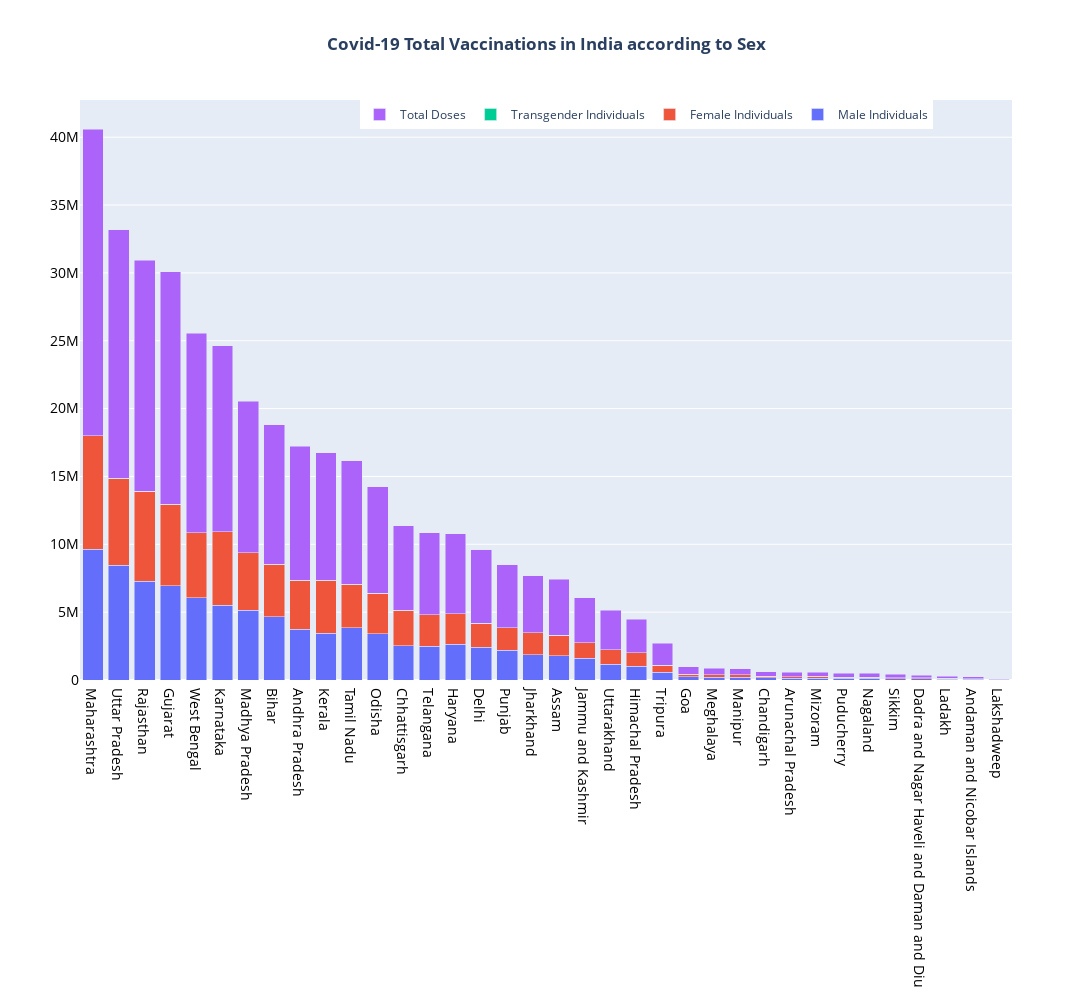

The code cell stored with this chart in its notebook:
### Markdown cell above
### Plot denoting the total number of doses administered in each of the states with respect to Gender

### Code cell
fig = go.Figure(go.Bar(x= StateVaccineLatest.State, y= StateVaccineLatest['Male (Doses Administered)'], name='Male Individuals'))
fig.add_trace(go.Bar(x=StateVaccineLatest.State, y= StateVaccineLatest['Female (Doses Administered)'], name='Female Individuals'))
fig.add_trace(go.Bar(x=StateVaccineLatest.State, y= StateVaccineLatest['Transgender (Doses Administered)'], name='Transgender Individuals'))
fig.add_trace(go.Bar(x=StateVaccineLatest.State, y= StateVaccineLatest['Total Doses Administered'], name='Total Doses'))


fig.update_layout(barmode='stack',legend_orientation="h",legend=dict(x= 0.3, y=1.0),
                  xaxis={'categoryorder':'total descending'},
                 title_text='<b>Covid-19 Total Vaccinations in India according to Sex<b>',
                  title_x=0.5,
                  width= 1100,
                  height= 1000
                 )
fig.update_xaxes(tickfont=dict(color='black', size=14))
fig.update_yaxes(tickfont=dict(color='black', size=14))
fig.show()

### Figure 1 — Plotly figure (JSON) as saved in the notebook; plotly's stock layout.template omitted (floating-point values rounded to 4 significant figures)
{"data": [{"name": "Male Individuals", "type": "bar", "x": ["Ladakh", "Lakshadweep", "Tripura", "Goa", "Himachal Pradesh", "Sikkim", "Dadra and Nagar Haveli and Daman and Diu", "Andaman and Nicobar Islands", "Chandigarh", "Delhi", "Mizoram", "Uttarakhand", "Kerala", "Jammu and Kashmir", "Gujarat", "Rajasthan", "Chhattisgarh", "Haryana", "Arunachal Pradesh", "Karnataka", "Puducherry", "Maharashtra", "Odisha", "Punjab", "Telangana", "Manipur", "Andhra Pradesh", "Meghalaya", "Madhya Pradesh", "West Bengal", "Nagaland", "Assam", "Jharkhand", "Tamil Nadu", "Bihar", "Uttar Pradesh"], "y": [65668, 14936, 571702, 222586, 1007279, 96695, 107652, 58809, 154057, 2429400, 136218, 1148414, 3434903, 1610368, 6954068, 7273533, 2510498, 2644942, 142969, 5519056, 112327, 9651880, 3398688, 2186630, 2484686, 216156, 3757692, 203018, 5145393, 6050228, 126950, 1793541, 1874952, 3865164, 4667304, 8457244]}, {"name": "Female Individuals", "type": "bar", "x": ["Ladakh", "Lakshadweep", "Tripura", "Goa", "Himachal Pradesh", "Sikkim", "Dadra and Nagar Haveli and Daman and Diu", "Andaman and Nicobar Islands", "Chandigarh", "Delhi", "Mizoram", "Uttarakhand", "Kerala", "Jammu and Kashmir", "Gujarat", "Rajasthan", "Chhattisgarh", "Haryana", "Arunachal Pradesh", "Karnataka", "Puducherry", "Maharashtra", "Odisha", "Punjab", "Telangana", "Manipur", "Andhra Pradesh", "Meghalaya", "Madhya Pradesh", "West Bengal", "Nagaland", "Assam", "Jharkhand", "Tamil Nadu", "Bihar", "Uttar Pradesh"], "y": [56522, 11749, 531256, 211234, 1015007, 82600, 62425, 50269, 120512, 1764775, 127892, 1086307, 3909178, 1143983, 6009885, 6624498, 2623589, 2247475, 112616, 5409055, 105724, 8362542, 2980982, 1681730, 2317078, 171275, 3597643, 188292, 4231195, 4786796, 90010, 1510430, 1608823, 3197073, 3847222, 6393940]}, {"name": "Transgender Individuals", "type": "bar", "x": ["Ladakh", "Lakshadweep", "Tripura", "Goa", "Himachal Pradesh", "Sikkim", "Dadra and Nagar Haveli and Daman and Diu", "Andaman and Nicobar Islands", "Chandigarh", "Delhi", "Mizoram", "Uttarakhand", "Kerala", "Jammu and Kashmir", "Gujarat", "Rajasthan", "Chhattisgarh", "Haryana", "Arunachal Pradesh", "Karnataka", "Puducherry", "Maharashtra", "Odisha", "Punjab", "Telangana", "Manipur", "Andhra Pradesh", "Meghalaya", "Madhya Pradesh", "West Bengal", "Nagaland", "Assam", "Jharkhand", "Tamil Nadu", "Bihar", "Uttar Pradesh"], "y": [16, 2, 155, 35, 350, 27, 28, 9, 37, 811, 18, 460, 1060, 510, 1710, 2134, 571, 840, 93, 1576, 26, 2455, 1037, 441, 966, 62, 1088, 40, 1462, 1433, 18, 522, 518, 870, 1571, 3386]}, {"name": "Total Doses", "type": "bar", "x": ["Ladakh", "Lakshadweep", "Tripura", "Goa", "Himachal Pradesh", "Sikkim", "Dadra and Nagar Haveli and Daman and Diu", "Andaman and Nicobar Islands", "Chandigarh", "Delhi", "Mizoram", "Uttarakhand", "Kerala", "Jammu and Kashmir", "Gujarat", "Rajasthan", "Chhattisgarh", "Haryana", "Arunachal Pradesh", "Karnataka", "Puducherry", "Maharashtra", "Odisha", "Punjab", "Telangana", "Manipur", "Andhra Pradesh", "Meghalaya", "Madhya Pradesh", "West Bengal", "Nagaland", "Assam", "Jharkhand", "Tamil Nadu", "Bihar", "Uttar Pradesh"], "y": [159496, 33636, 1610784, 528955, 2456257, 238983, 196079, 124268, 349507, 5419341, 315245, 2919103, 9413723, 3301002, 17110619, 17016331, 6240528, 5889201, 334007, 13683390, 269328, 22586620, 7857798, 4639262, 6064809, 457938, 9868747, 465690, 11170319, 14718135, 268922, 4137653, 4194352, 9095854, 10307600, 18335009]}], "layout": {"barmode": "stack", "height": 1000, "legend": {"orientation": "h", "x": 0.3, "y": 1}, "title": {"text": "<b>Covid-19 Total Vaccinations in India according to Sex<b>", "x": 0.5}, "width": 1100, "xaxis": {"categoryorder": "total descending", "tickfont": {"color": "black", "size": 14}}, "yaxis": {"tickfont": {"color": "black", "size": 14}}}}
